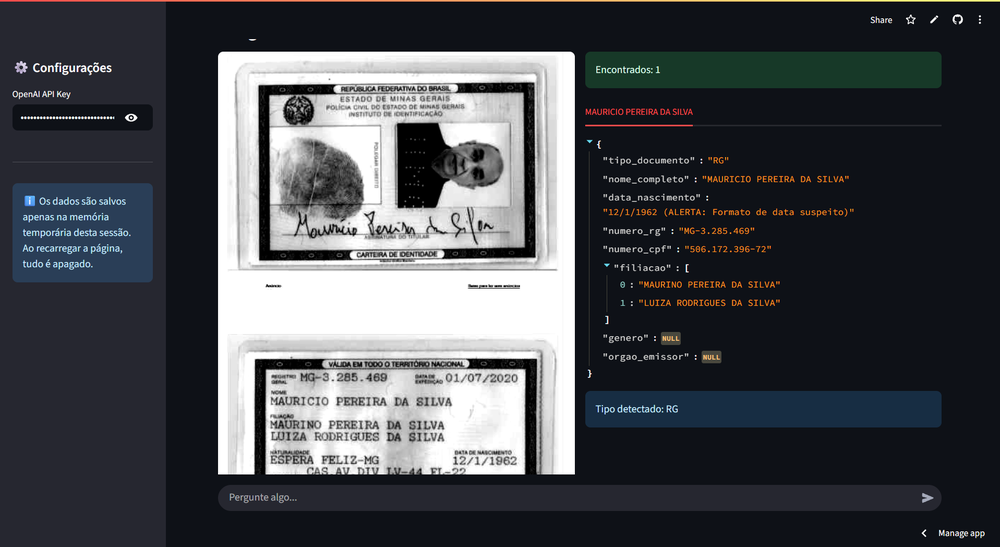
#> input picture src/images/analise_doc.png, 1000 x 547 px, shrunk from 1917 x 1048 before the run
$ python -i image_utils.py   (imports and definitions only)
#> lines starting #> are read from the running program, lines starting #| are printed output that depends on the picture
#> further down, picture is the input picture: PIL image 1000x547 RGBA; mean R, G, B, A 71.6, 74.4, 78.9, 255
import io
import base64
from PIL import ImageEnhance
from pdf2image import convert_from_bytes


def convert_pdf_to_images(file_bytes):
    """Converte bytes de PDF em uma lista de imagens PIL."""
    return convert_from_bytes(file_bytes, dpi=300)


def melhorar_imagem(img):
    """Aplica filtros para melhorar a legibilidade para OCR."""
    img = img.convert('L')
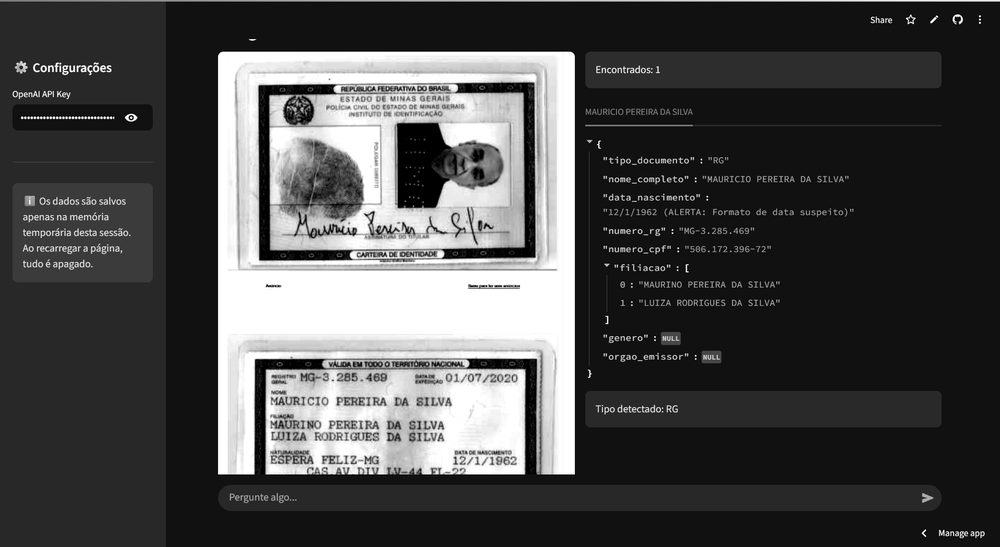
#> img: PIL image 1000x547 L; min 0, max 255, mean 74.2

    enhancer_contrast = ImageEnhance.Contrast(img)
    img = enhancer_contrast.enhance(2.5)
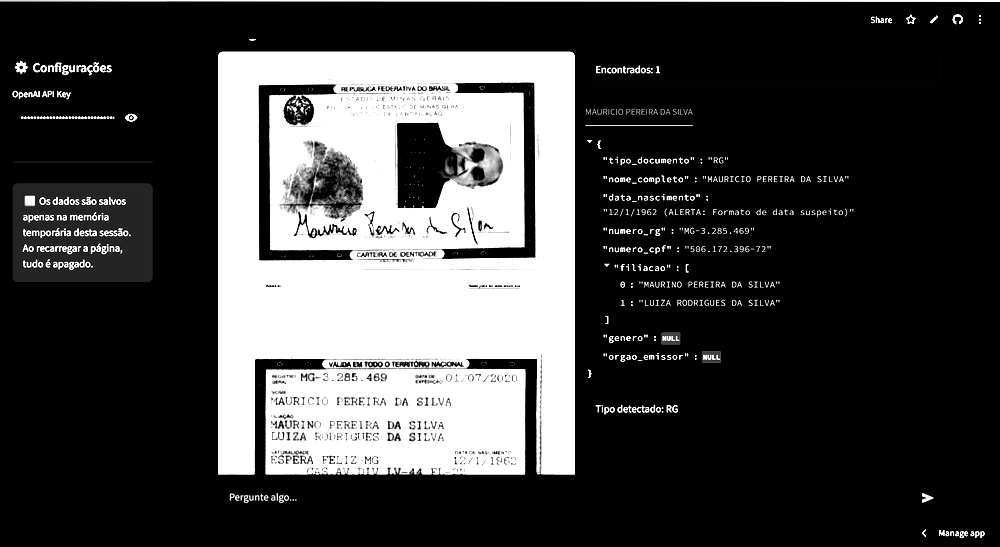
#> img: PIL image 1000x547 L; min 0, max 255, mean 64.9

    enhancer_sharpness = ImageEnhance.Sharpness(img)
    img = enhancer_sharpness.enhance(2.0)

    return img


def encode_image_to_base64(pil_image):
    """Converte imagem PIL para string base64."""
    buffered = io.BytesIO()

    pil_image.convert("RGB").save(buffered, format="JPEG")

    return base64.b64encode(buffered.getvalue()).decode('utf-8')

>>> from PIL import Image
>>> picture = Image.open('../images/analise_doc.png')
>>> result = melhorar_imagem(picture)

$ run again, on src/images/chat_rag.png
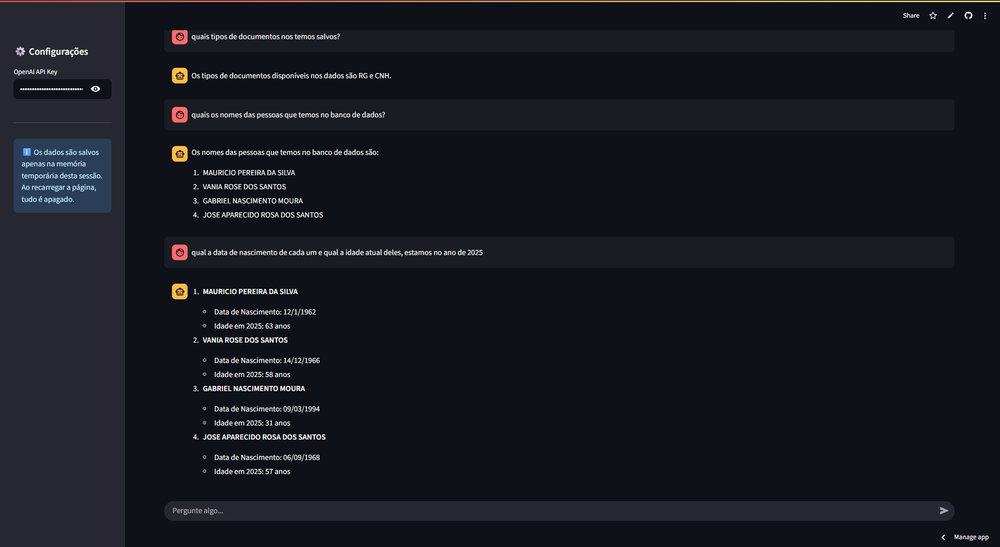
#> input picture src/images/chat_rag.png, 1000 x 547 px, shrunk from 1919 x 1049 before the run
#> picture is the input picture: PIL image 1000x547 RGBA; mean R, G, B, A 22.9, 25.3, 31.7, 255
#> in melhorar_imagem, `img = enhancer_contrast.enhance(2.5)`:
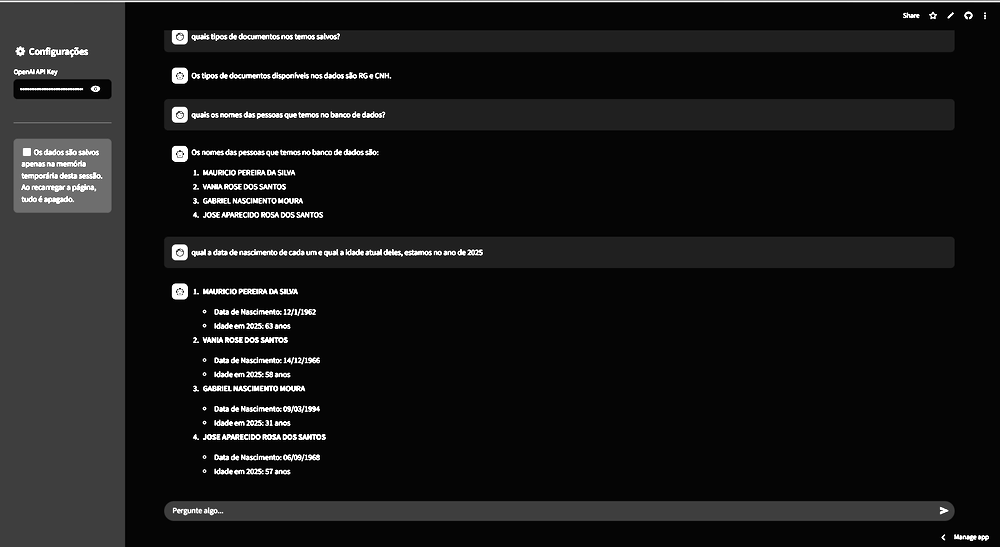
#> img: PIL image 1000x547 L; min 0, max 255, mean 23.8
